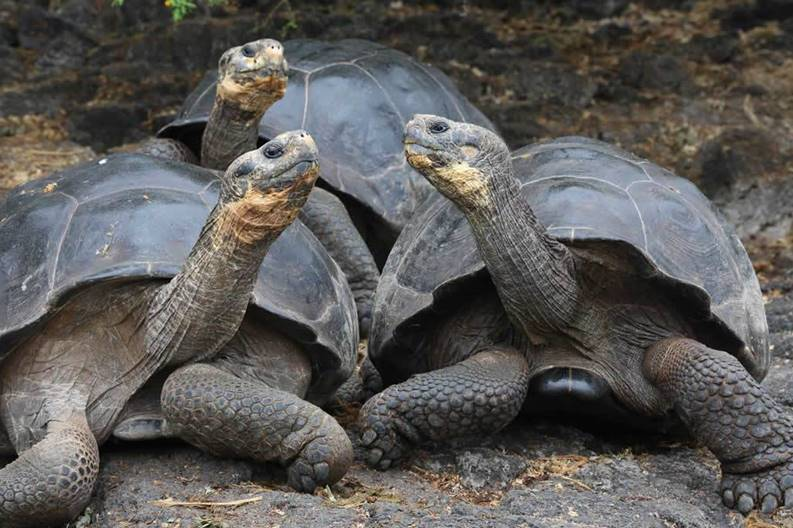
%> input picture Game1/Assets/images/Level-5/L5_q2/img.jpg, 793 x 528 px
$ octave gridding.m   (GNU Octave 9; MATLAB toolbox functions it lacks are replaced by stand-ins)
%> lines starting %> are read from the running program, lines starting %| are printed output that depends on the picture; in (x1, y1, x2, y2) boxes, pixels count from 0 and x2, y2 are one past the last pixel; in counts of white or black regions, pixels touching at a corner belong together; the program's own positions count from 1
img = imread('img.jpg');  %# Load a sample 3-D RGB image
%> img is the input picture: size 528x793x3 uint8; mean R, G, B 92.1, 90.2, 88

% [5 lines of commented-out code are left out]
w = 70;

x = 400;
y = 700;
a = img(x:x+w,y:y+w,:);
imwrite(a,'p1.jpg');
img(x:x+w,y:y+w,:) = 255;
%> img: size 528x793x3 uint8; 1.2% of pixels changed, all inside (x1, y1, x2, y2) = (699, 399, 770, 470)

x = 230;
y = 585;
a = img(x:x+w,y:y+w,:);
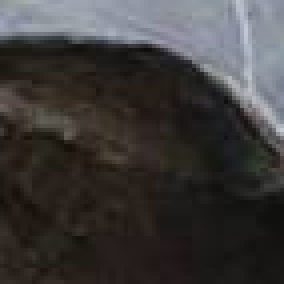
%> a: size 71x71x3 uint8 (shown 4 times larger); mean R, G, B 61.5, 59.1, 58.2
imwrite(a,'p2.jpg');
img(x:x+w,y:y+w,:) = 255;
%> img: size 528x793x3 uint8; mean R, G, B 96.6, 94.8, 92.6

x = 150;
y = 325;
a = img(x:x+w,y:y+w,:);
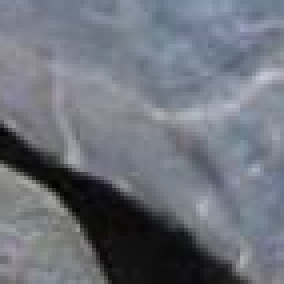
%> a: size 71x71x3 uint8 (shown 4 times larger); mean R, G, B 109.5, 114, 123.3
imwrite(a,'p3.jpg');
img(x:x+w,y:y+w,:) = 255;
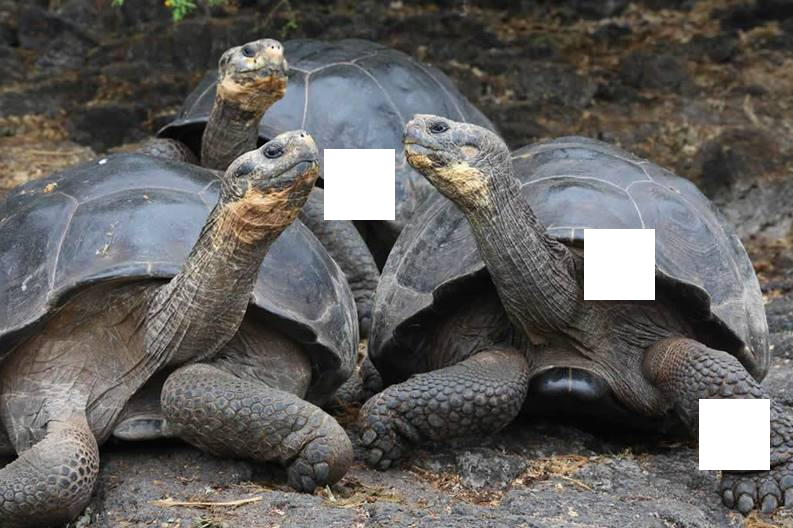
%> img: size 528x793x3 uint8; mean R, G, B 98.4, 96.4, 94.1

x = 250;
y = 100;
a = img(x:x+w,y:y+w,:);
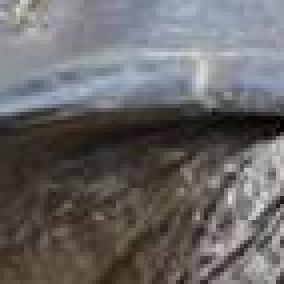
%> a: size 71x71x3 uint8 (shown 4 times larger); mean R, G, B 104.3, 102.7, 102.3
imwrite(a,'p4.jpg');
img(x:x+w,y:y+w,:) = 255;
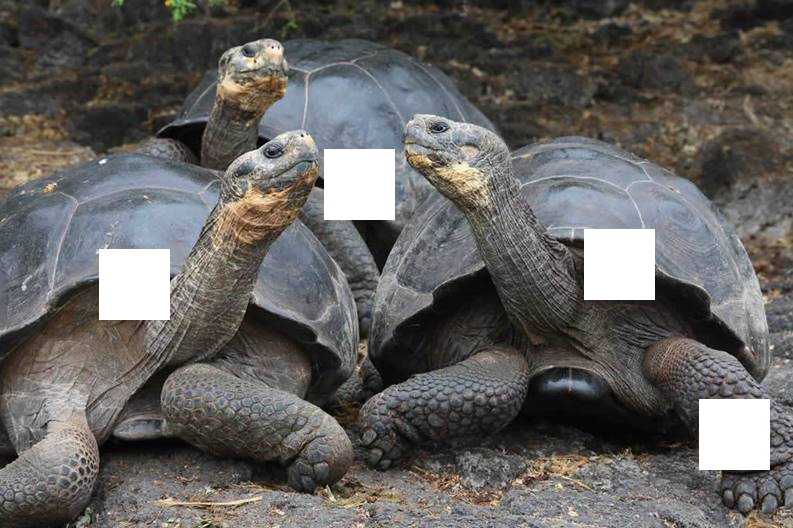
%> img: size 528x793x3 uint8; 1.2% of pixels changed, all inside (x1, y1, x2, y2) = (99, 249, 170, 320)

x = 400;
y = 50;
a = img(x:x+w,y:y+w,:);
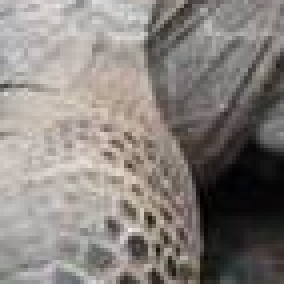
%> a: size 71x71x3 uint8 (shown 4 times larger); mean R, G, B 135.7, 130.1, 125.7
imwrite(a,'p5.jpg');
img(x:x+w,y:y+w,:) = 255;
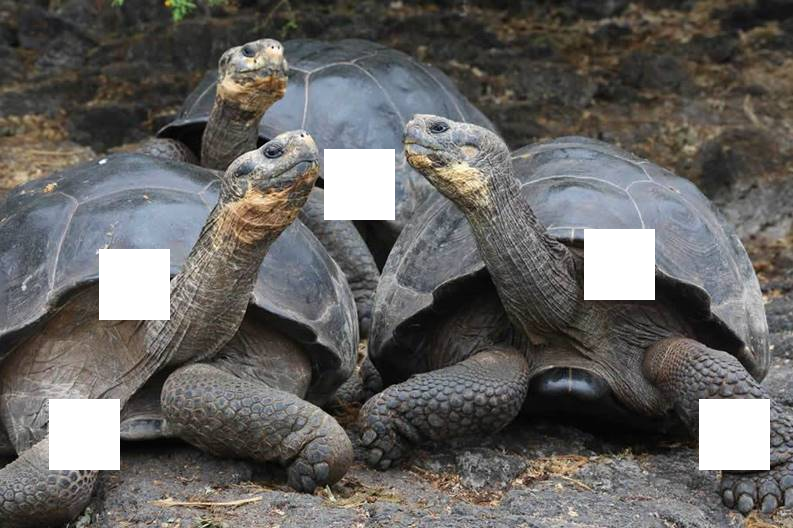
%> img: size 528x793x3 uint8; 1.2% of pixels changed, all inside (x1, y1, x2, y2) = (49, 399, 120, 470)

imshow(img);

imwrite(img,'n.jpg');
